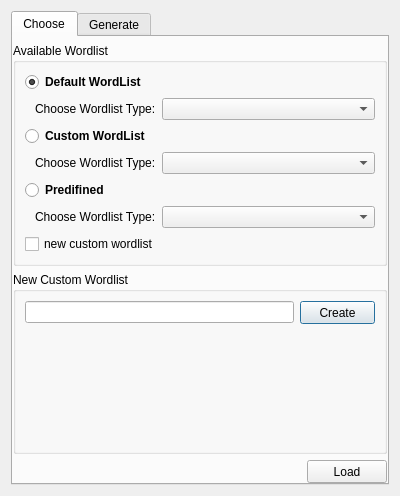
<?xml version="1.0" encoding="UTF-8"?>
<ui version="4.0">
 <class>WordListDialog</class>
 <widget class="QDialog" name="WordListDialog">
  <property name="geometry">
   <rect>
    <x>0</x>
    <y>0</y>
    <width>400</width>
    <height>492</height>
   </rect>
  </property>
  <property name="sizePolicy">
   <sizepolicy hsizetype="Fixed" vsizetype="Preferred">
    <horstretch>0</horstretch>
    <verstretch>0</verstretch>
   </sizepolicy>
  </property>
  <property name="minimumSize">
   <size>
    <width>400</width>
    <height>0</height>
   </size>
  </property>
  <property name="maximumSize">
   <size>
    <width>400</width>
    <height>16777215</height>
   </size>
  </property>
  <property name="windowTitle">
   <string>Bruteforce Wordlist</string>
  </property>
  <layout class="QVBoxLayout" name="verticalLayout_3">
   <item>
    <widget class="QTabWidget" name="tabWidget">
     <property name="sizePolicy">
      <sizepolicy hsizetype="Preferred" vsizetype="Preferred">
       <horstretch>0</horstretch>
       <verstretch>0</verstretch>
      </sizepolicy>
     </property>
     <property name="currentIndex">
      <number>0</number>
     </property>
     <widget class="QWidget" name="tabChoose">
      <attribute name="title">
       <string>Choose</string>
      </attribute>
      <layout class="QVBoxLayout" name="verticalLayout_choose">
       <property name="leftMargin">
        <number>0</number>
       </property>
       <property name="topMargin">
        <number>6</number>
       </property>
       <property name="rightMargin">
        <number>0</number>
       </property>
       <property name="bottomMargin">
        <number>0</number>
       </property>
       <item>
        <widget class="QGroupBox" name="groupBoxChoose">
         <property name="sizePolicy">
          <sizepolicy hsizetype="Preferred" vsizetype="Preferred">
           <horstretch>0</horstretch>
           <verstretch>0</verstretch>
          </sizepolicy>
         </property>
         <property name="styleSheet">
          <string notr="true"/>
         </property>
         <property name="title">
          <string>Available Wordlist</string>
         </property>
         <layout class="QVBoxLayout" name="verticalLayout">
          <item>
           <widget class="QRadioButton" name="radioButtonDefaultWordlist">
            <property name="font">
             <font>
              <weight>75</weight>
              <bold>true</bold>
             </font>
            </property>
            <property name="text">
             <string>Default WordList</string>
            </property>
            <property name="checked">
             <bool>true</bool>
            </property>
           </widget>
          </item>
          <item>
           <layout class="QHBoxLayout" name="horizontalLayout">
            <property name="leftMargin">
             <number>10</number>
            </property>
            <property name="rightMargin">
             <number>0</number>
            </property>
            <item>
             <widget class="QLabel" name="label_2">
              <property name="sizePolicy">
               <sizepolicy hsizetype="Maximum" vsizetype="Preferred">
                <horstretch>0</horstretch>
                <verstretch>0</verstretch>
               </sizepolicy>
              </property>
              <property name="text">
               <string>Choose Wordlist Type:</string>
              </property>
             </widget>
            </item>
            <item>
             <widget class="QComboBox" name="comboBoxDefaultWordlist">
              <property name="minimumSize">
               <size>
                <width>180</width>
                <height>20</height>
               </size>
              </property>
              <property name="focusPolicy">
               <enum>Qt::NoFocus</enum>
              </property>
              <property name="styleSheet">
               <string notr="true"/>
              </property>
              <property name="frame">
               <bool>true</bool>
              </property>
             </widget>
            </item>
           </layout>
          </item>
          <item>
           <widget class="QRadioButton" name="radioButtonSpecialWordlist">
            <property name="font">
             <font>
              <weight>75</weight>
              <bold>true</bold>
             </font>
            </property>
            <property name="text">
             <string>Custom WordList</string>
            </property>
           </widget>
          </item>
          <item>
           <layout class="QHBoxLayout" name="horizontalLayout_2">
            <property name="leftMargin">
             <number>10</number>
            </property>
            <property name="rightMargin">
             <number>0</number>
            </property>
            <item>
             <widget class="QLabel" name="label_3">
              <property name="sizePolicy">
               <sizepolicy hsizetype="Maximum" vsizetype="Preferred">
                <horstretch>0</horstretch>
                <verstretch>0</verstretch>
               </sizepolicy>
              </property>
              <property name="text">
               <string>Choose Wordlist Type:</string>
              </property>
             </widget>
            </item>
            <item>
             <widget class="QComboBox" name="comboBoxSpecialWordlist">
              <property name="minimumSize">
               <size>
                <width>180</width>
                <height>20</height>
               </size>
              </property>
              <property name="focusPolicy">
               <enum>Qt::NoFocus</enum>
              </property>
              <property name="styleSheet">
               <string notr="true"/>
              </property>
             </widget>
            </item>
           </layout>
          </item>
          <item>
           <widget class="QRadioButton" name="radioButtonPredefined">
            <property name="font">
             <font>
              <weight>75</weight>
              <bold>true</bold>
             </font>
            </property>
            <property name="text">
             <string>Predifined</string>
            </property>
           </widget>
          </item>
          <item>
           <layout class="QHBoxLayout" name="horizontalLayout_12">
            <property name="leftMargin">
             <number>10</number>
            </property>
            <item>
             <widget class="QLabel" name="label_10">
              <property name="sizePolicy">
               <sizepolicy hsizetype="Maximum" vsizetype="Preferred">
                <horstretch>0</horstretch>
                <verstretch>0</verstretch>
               </sizepolicy>
              </property>
              <property name="text">
               <string>Choose Wordlist Type:</string>
              </property>
             </widget>
            </item>
            <item>
             <widget class="QComboBox" name="comboBoxPredifinedWordlist"/>
            </item>
           </layout>
          </item>
          <item>
           <widget class="QCheckBox" name="checkBoxNewCustomWordlist">
            <property name="text">
             <string>new custom wordlist</string>
            </property>
           </widget>
          </item>
         </layout>
        </widget>
       </item>
       <item>
        <widget class="QGroupBox" name="groupBoxCustomWordlist">
         <property name="title">
          <string>New Custom Wordlist</string>
         </property>
         <property name="checkable">
          <bool>false</bool>
         </property>
         <property name="checked">
          <bool>false</bool>
         </property>
         <layout class="QVBoxLayout" name="verticalLayout_2">
          <item>
           <layout class="QHBoxLayout" name="createSpecialWordlist">
            <item>
             <widget class="QLineEdit" name="lineEditName">
              <property name="styleSheet">
               <string notr="true"/>
              </property>
             </widget>
            </item>
            <item>
             <widget class="QPushButton" name="buttonCreate">
              <property name="sizePolicy">
               <sizepolicy hsizetype="Fixed" vsizetype="Fixed">
                <horstretch>0</horstretch>
                <verstretch>0</verstretch>
               </sizepolicy>
              </property>
              <property name="minimumSize">
               <size>
                <width>75</width>
                <height>23</height>
               </size>
              </property>
              <property name="maximumSize">
               <size>
                <width>75</width>
                <height>23</height>
               </size>
              </property>
              <property name="styleSheet">
               <string notr="true"/>
              </property>
              <property name="text">
               <string>Create</string>
              </property>
             </widget>
            </item>
           </layout>
          </item>
          <item>
           <widget class="InputWidget" name="customWordlist" native="true">
            <property name="sizePolicy">
             <sizepolicy hsizetype="Preferred" vsizetype="Preferred">
              <horstretch>0</horstretch>
              <verstretch>0</verstretch>
             </sizepolicy>
            </property>
            <property name="minimumSize">
             <size>
              <width>0</width>
              <height>0</height>
             </size>
            </property>
           </widget>
          </item>
         </layout>
        </widget>
       </item>
       <item>
        <layout class="QHBoxLayout" name="horizontalLayout_3">
         <item>
          <widget class="QLabel" name="labelChooseStatus">
           <property name="sizePolicy">
            <sizepolicy hsizetype="Preferred" vsizetype="Maximum">
             <horstretch>0</horstretch>
             <verstretch>0</verstretch>
            </sizepolicy>
           </property>
           <property name="text">
            <string/>
           </property>
          </widget>
         </item>
         <item>
          <widget class="QPushButton" name="buttonLoadChoosen">
           <property name="sizePolicy">
            <sizepolicy hsizetype="Fixed" vsizetype="Fixed">
             <horstretch>0</horstretch>
             <verstretch>0</verstretch>
            </sizepolicy>
           </property>
           <property name="minimumSize">
            <size>
             <width>75</width>
             <height>23</height>
            </size>
           </property>
           <property name="maximumSize">
            <size>
             <width>16777215</width>
             <height>16777215</height>
            </size>
           </property>
           <property name="styleSheet">
            <string notr="true"/>
           </property>
           <property name="text">
            <string>Load</string>
           </property>
          </widget>
         </item>
        </layout>
       </item>
      </layout>
     </widget>
     <widget class="QWidget" name="tabGenerate">
      <attribute name="title">
       <string>Generate</string>
      </attribute>
      <layout class="QVBoxLayout" name="verticalLayout_7">
       <property name="leftMargin">
        <number>0</number>
       </property>
       <property name="topMargin">
        <number>6</number>
       </property>
       <property name="rightMargin">
        <number>0</number>
       </property>
       <property name="bottomMargin">
        <number>0</number>
       </property>
       <item>
        <widget class="QToolBox" name="toolBox">
         <property name="sizePolicy">
          <sizepolicy hsizetype="Preferred" vsizetype="Preferred">
           <horstretch>0</horstretch>
           <verstretch>0</verstretch>
          </sizepolicy>
         </property>
         <property name="minimumSize">
          <size>
           <width>0</width>
           <height>410</height>
          </size>
         </property>
         <property name="frameShape">
          <enum>QFrame::NoFrame</enum>
         </property>
         <property name="frameShadow">
          <enum>QFrame::Sunken</enum>
         </property>
         <property name="currentIndex">
          <number>0</number>
         </property>
         <property name="tabSpacing">
          <number>6</number>
         </property>
         <widget class="QWidget" name="pageRanges">
          <property name="geometry">
           <rect>
            <x>0</x>
            <y>0</y>
            <width>376</width>
            <height>357</height>
           </rect>
          </property>
          <attribute name="label">
           <string>Ranges</string>
          </attribute>
          <layout class="QVBoxLayout" name="verticalLayout_12">
           <property name="leftMargin">
            <number>0</number>
           </property>
           <property name="topMargin">
            <number>6</number>
           </property>
           <property name="rightMargin">
            <number>0</number>
           </property>
           <property name="bottomMargin">
            <number>0</number>
           </property>
           <item>
            <widget class="QGroupBox" name="groupBoxAZ">
             <property name="title">
              <string>A-Z</string>
             </property>
             <property name="checkable">
              <bool>true</bool>
             </property>
             <property name="checked">
              <bool>false</bool>
             </property>
             <layout class="QVBoxLayout" name="verticalLayout_9">
              <item>
               <widget class="QCheckBox" name="checkBoxExactCombination">
                <property name="text">
                 <string>Exact Combination Count</string>
                </property>
                <property name="checked">
                 <bool>true</bool>
                </property>
               </widget>
              </item>
              <item>
               <layout class="QHBoxLayout" name="horizontalLayout_11">
                <item>
                 <widget class="QLabel" name="label_9">
                  <property name="sizePolicy">
                   <sizepolicy hsizetype="Maximum" vsizetype="Maximum">
                    <horstretch>0</horstretch>
                    <verstretch>0</verstretch>
                   </sizepolicy>
                  </property>
                  <property name="text">
                   <string>No# of Combinations</string>
                  </property>
                 </widget>
                </item>
                <item>
                 <widget class="QLineEdit" name="lineEditAZCombination">
                  <property name="sizePolicy">
                   <sizepolicy hsizetype="Preferred" vsizetype="Fixed">
                    <horstretch>0</horstretch>
                    <verstretch>0</verstretch>
                   </sizepolicy>
                  </property>
                 </widget>
                </item>
               </layout>
              </item>
             </layout>
            </widget>
           </item>
           <item>
            <widget class="QGroupBox" name="groupBoxNumbers">
             <property name="title">
              <string>Numbers</string>
             </property>
             <property name="checkable">
              <bool>true</bool>
             </property>
             <property name="checked">
              <bool>false</bool>
             </property>
             <layout class="QVBoxLayout" name="verticalLayout_4">
              <item>
               <layout class="QHBoxLayout" name="horizontalLayout_7">
                <item>
                 <widget class="QLabel" name="label">
                  <property name="sizePolicy">
                   <sizepolicy hsizetype="Maximum" vsizetype="Maximum">
                    <horstretch>0</horstretch>
                    <verstretch>0</verstretch>
                   </sizepolicy>
                  </property>
                  <property name="minimumSize">
                   <size>
                    <width>50</width>
                    <height>0</height>
                   </size>
                  </property>
                  <property name="text">
                   <string>From</string>
                  </property>
                 </widget>
                </item>
                <item>
                 <widget class="QLineEdit" name="lineEditNumbersFrom">
                  <property name="sizePolicy">
                   <sizepolicy hsizetype="Preferred" vsizetype="Fixed">
                    <horstretch>0</horstretch>
                    <verstretch>0</verstretch>
                   </sizepolicy>
                  </property>
                 </widget>
                </item>
               </layout>
              </item>
              <item>
               <layout class="QHBoxLayout" name="horizontalLayout_6">
                <item>
                 <widget class="QLabel" name="label_4">
                  <property name="sizePolicy">
                   <sizepolicy hsizetype="Maximum" vsizetype="Maximum">
                    <horstretch>0</horstretch>
                    <verstretch>0</verstretch>
                   </sizepolicy>
                  </property>
                  <property name="minimumSize">
                   <size>
                    <width>50</width>
                    <height>0</height>
                   </size>
                  </property>
                  <property name="text">
                   <string>To</string>
                  </property>
                 </widget>
                </item>
                <item>
                 <widget class="QLineEdit" name="lineEditNumbersTo">
                  <property name="sizePolicy">
                   <sizepolicy hsizetype="Preferred" vsizetype="Fixed">
                    <horstretch>0</horstretch>
                    <verstretch>0</verstretch>
                   </sizepolicy>
                  </property>
                 </widget>
                </item>
               </layout>
              </item>
              <item>
               <layout class="QHBoxLayout" name="horizontalLayout_5">
                <item>
                 <widget class="QLabel" name="label_5">
                  <property name="sizePolicy">
                   <sizepolicy hsizetype="Maximum" vsizetype="Maximum">
                    <horstretch>0</horstretch>
                    <verstretch>0</verstretch>
                   </sizepolicy>
                  </property>
                  <property name="minimumSize">
                   <size>
                    <width>50</width>
                    <height>0</height>
                   </size>
                  </property>
                  <property name="text">
                   <string>Skip</string>
                  </property>
                 </widget>
                </item>
                <item>
                 <widget class="QLineEdit" name="lineEditNumbersSkip">
                  <property name="sizePolicy">
                   <sizepolicy hsizetype="Preferred" vsizetype="Fixed">
                    <horstretch>0</horstretch>
                    <verstretch>0</verstretch>
                   </sizepolicy>
                  </property>
                 </widget>
                </item>
               </layout>
              </item>
             </layout>
            </widget>
           </item>
           <item>
            <widget class="QGroupBox" name="groupBoxDate">
             <property name="title">
              <string>Date</string>
             </property>
             <property name="checkable">
              <bool>true</bool>
             </property>
             <property name="checked">
              <bool>false</bool>
             </property>
             <layout class="QVBoxLayout" name="verticalLayout_6">
              <item>
               <layout class="QHBoxLayout" name="horizontalLayout_9">
                <item>
                 <widget class="QLabel" name="label_6">
                  <property name="sizePolicy">
                   <sizepolicy hsizetype="Maximum" vsizetype="Maximum">
                    <horstretch>0</horstretch>
                    <verstretch>0</verstretch>
                   </sizepolicy>
                  </property>
                  <property name="minimumSize">
                   <size>
                    <width>50</width>
                    <height>0</height>
                   </size>
                  </property>
                  <property name="text">
                   <string>From</string>
                  </property>
                 </widget>
                </item>
                <item>
                 <widget class="QLineEdit" name="lineEditDateFromDay">
                  <property name="sizePolicy">
                   <sizepolicy hsizetype="Preferred" vsizetype="Fixed">
                    <horstretch>0</horstretch>
                    <verstretch>0</verstretch>
                   </sizepolicy>
                  </property>
                 </widget>
                </item>
                <item>
                 <widget class="QLineEdit" name="lineEditDateFromMonth">
                  <property name="sizePolicy">
                   <sizepolicy hsizetype="Preferred" vsizetype="Fixed">
                    <horstretch>0</horstretch>
                    <verstretch>0</verstretch>
                   </sizepolicy>
                  </property>
                 </widget>
                </item>
                <item>
                 <widget class="QLineEdit" name="lineEditDateFromYear">
                  <property name="sizePolicy">
                   <sizepolicy hsizetype="Preferred" vsizetype="Fixed">
                    <horstretch>0</horstretch>
                    <verstretch>0</verstretch>
                   </sizepolicy>
                  </property>
                 </widget>
                </item>
               </layout>
              </item>
              <item>
               <layout class="QHBoxLayout" name="horizontalLayout_8">
                <item>
                 <widget class="QLabel" name="label_7">
                  <property name="sizePolicy">
                   <sizepolicy hsizetype="Maximum" vsizetype="Maximum">
                    <horstretch>0</horstretch>
                    <verstretch>0</verstretch>
                   </sizepolicy>
                  </property>
                  <property name="minimumSize">
                   <size>
                    <width>50</width>
                    <height>0</height>
                   </size>
                  </property>
                  <property name="text">
                   <string>To</string>
                  </property>
                 </widget>
                </item>
                <item>
                 <widget class="QLineEdit" name="lineEditDateToDay">
                  <property name="sizePolicy">
                   <sizepolicy hsizetype="Preferred" vsizetype="Fixed">
                    <horstretch>0</horstretch>
                    <verstretch>0</verstretch>
                   </sizepolicy>
                  </property>
                 </widget>
                </item>
                <item>
                 <widget class="QLineEdit" name="lineEditDateToMonth">
                  <property name="sizePolicy">
                   <sizepolicy hsizetype="Preferred" vsizetype="Fixed">
                    <horstretch>0</horstretch>
                    <verstretch>0</verstretch>
                   </sizepolicy>
                  </property>
                 </widget>
                </item>
                <item>
                 <widget class="QLineEdit" name="lineEditDateToYear">
                  <property name="sizePolicy">
                   <sizepolicy hsizetype="Preferred" vsizetype="Fixed">
                    <horstretch>0</horstretch>
                    <verstretch>0</verstretch>
                   </sizepolicy>
                  </property>
                 </widget>
                </item>
               </layout>
              </item>
              <item>
               <layout class="QHBoxLayout" name="horizontalLayout_10">
                <item>
                 <widget class="QLabel" name="label_8">
                  <property name="sizePolicy">
                   <sizepolicy hsizetype="Maximum" vsizetype="Preferred">
                    <horstretch>0</horstretch>
                    <verstretch>0</verstretch>
                   </sizepolicy>
                  </property>
                  <property name="minimumSize">
                   <size>
                    <width>50</width>
                    <height>0</height>
                   </size>
                  </property>
                  <property name="text">
                   <string>Format</string>
                  </property>
                 </widget>
                </item>
                <item>
                 <widget class="QComboBox" name="comboBoxDateFormat">
                  <property name="editable">
                   <bool>false</bool>
                  </property>
                  <item>
                   <property name="text">
                    <string>dd.mm.yyyy</string>
                   </property>
                  </item>
                  <item>
                   <property name="text">
                    <string>dd-mm-yyyy</string>
                   </property>
                  </item>
                  <item>
                   <property name="text">
                    <string>dd_mm_yyyy</string>
                   </property>
                  </item>
                  <item>
                   <property name="text">
                    <string>ddmmyyyy</string>
                   </property>
                  </item>
                 </widget>
                </item>
               </layout>
              </item>
             </layout>
            </widget>
           </item>
          </layout>
         </widget>
         <widget class="QWidget" name="pagePermute">
          <property name="geometry">
           <rect>
            <x>0</x>
            <y>0</y>
            <width>282</width>
            <height>223</height>
           </rect>
          </property>
          <attribute name="label">
           <string>Permutation</string>
          </attribute>
          <layout class="QVBoxLayout" name="verticalLayout_5">
           <item>
            <widget class="InputWidget" name="generateWordlist" native="true"/>
           </item>
           <item>
            <widget class="QGroupBox" name="groupBoxPermutations">
             <property name="title">
              <string>Permutations</string>
             </property>
             <property name="checkable">
              <bool>true</bool>
             </property>
             <property name="checked">
              <bool>false</bool>
             </property>
             <layout class="QVBoxLayout" name="verticalLayout_10">
              <item>
               <layout class="QHBoxLayout" name="horizontalLayout_13">
                <item>
                 <widget class="QLabel" name="label_11">
                  <property name="text">
                   <string>No# of Permutations</string>
                  </property>
                 </widget>
                </item>
                <item>
                 <widget class="QLineEdit" name="lineEditPermutes"/>
                </item>
               </layout>
              </item>
             </layout>
            </widget>
           </item>
           <item>
            <widget class="QGroupBox" name="groupBoxSubstitutions">
             <property name="title">
              <string>Substitutions</string>
             </property>
             <property name="checkable">
              <bool>true</bool>
             </property>
             <property name="checked">
              <bool>false</bool>
             </property>
             <layout class="QVBoxLayout" name="verticalLayout_8">
              <property name="bottomMargin">
               <number>0</number>
              </property>
              <item>
               <widget class="QCheckBox" name="checkBoxSubstituteOne">
                <property name="text">
                 <string>Substitute one at a Time</string>
                </property>
                <property name="checked">
                 <bool>true</bool>
                </property>
               </widget>
              </item>
              <item>
               <layout class="QHBoxLayout" name="horizontalLayout_14">
                <item>
                 <widget class="QComboBox" name="comboBoxSubstituteFrom"/>
                </item>
                <item>
                 <widget class="QLabel" name="label_13">
                  <property name="sizePolicy">
                   <sizepolicy hsizetype="Maximum" vsizetype="Preferred">
                    <horstretch>0</horstretch>
                    <verstretch>0</verstretch>
                   </sizepolicy>
                  </property>
                  <property name="text">
                   <string>--&gt;</string>
                  </property>
                 </widget>
                </item>
                <item>
                 <widget class="QComboBox" name="comboBoxSubstituteTo"/>
                </item>
                <item>
                 <widget class="QToolButton" name="buttonSubstituteRemove">
                  <property name="minimumSize">
                   <size>
                    <width>70</width>
                    <height>22</height>
                   </size>
                  </property>
                  <property name="text">
                   <string>Remove</string>
                  </property>
                 </widget>
                </item>
               </layout>
              </item>
              <item>
               <widget class="QLabel" name="label_12">
                <property name="sizePolicy">
                 <sizepolicy hsizetype="Maximum" vsizetype="Preferred">
                  <horstretch>0</horstretch>
                  <verstretch>0</verstretch>
                 </sizepolicy>
                </property>
                <property name="text">
                 <string/>
                </property>
               </widget>
              </item>
             </layout>
            </widget>
           </item>
           <item>
            <widget class="QGroupBox" name="groupBox_2">
             <property name="title">
              <string>Alterations</string>
             </property>
            </widget>
           </item>
           <item>
            <widget class="QGroupBox" name="groupBox">
             <property name="title">
              <string>Homoglyphs</string>
             </property>
            </widget>
           </item>
          </layout>
         </widget>
        </widget>
       </item>
       <item>
        <layout class="QHBoxLayout" name="horizontalLayout_4">
         <item>
          <widget class="QLabel" name="labelGeneratorStatus">
           <property name="sizePolicy">
            <sizepolicy hsizetype="Preferred" vsizetype="Maximum">
             <horstretch>0</horstretch>
             <verstretch>0</verstretch>
            </sizepolicy>
           </property>
           <property name="text">
            <string/>
           </property>
          </widget>
         </item>
         <item>
          <widget class="QPushButton" name="buttonGenerate">
           <property name="sizePolicy">
            <sizepolicy hsizetype="Fixed" vsizetype="Fixed">
             <horstretch>0</horstretch>
             <verstretch>0</verstretch>
            </sizepolicy>
           </property>
           <property name="text">
            <string>Generate</string>
           </property>
          </widget>
         </item>
        </layout>
       </item>
      </layout>
     </widget>
    </widget>
   </item>
  </layout>
 </widget>
 <customwidgets>
  <customwidget>
   <class>InputWidget</class>
   <extends>QWidget</extends>
   <header>src/widgets/InputWidget.h</header>
   <container>1</container>
  </customwidget>
 </customwidgets>
 <resources/>
 <connections/>
</ui>
